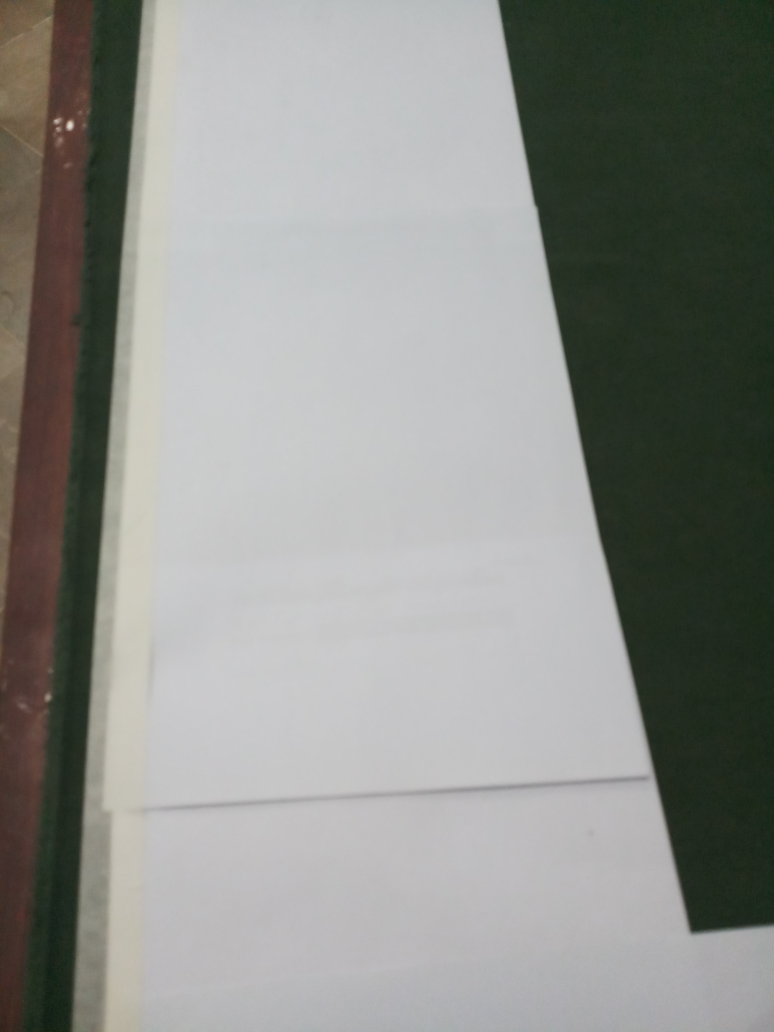
#> input picture Images_processing/My_Images/White_Lane.jpg, 3096 x 4128 px, found by its file name (shown at 1/4 size)
$ python Testing_11.py
#> lines starting #> are read from the running program, lines starting #| are printed output that depends on the picture

import cv2
import numpy as np


Image_Path = r'E:\Python in Sublime\Open_CV2\Images_processing\My_Images\White_Lane.jpg'

cv2.namedWindow('Threshod')
cv2.resizeWindow("Threshod",640,150)
def nothing(x):
	...

cv2.createTrackbar('Min','Threshod',40,255,nothing)
cv2.createTrackbar('Max','Threshod',20,255,nothing)


while True:
	img = cv2.imread(Image_Path)
#> img is the input picture: shape (4128, 3096, 3); mean B, G, R 138.1, 142.6, 141.2
	img = cv2.resize(img,(300,200))
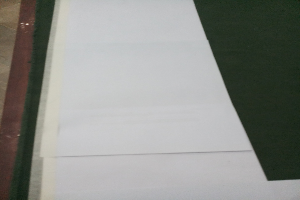
#> img: shape (200, 300, 3); mean B, G, R 138, 142.5, 141.1

	Min = cv2.getTrackbarPos("Min","Threshod")
	Max = cv2.getTrackbarPos("Max","Threshod")

	_, th1 = cv2.threshold(img,Min, Max, cv2.THRESH_BINARY)
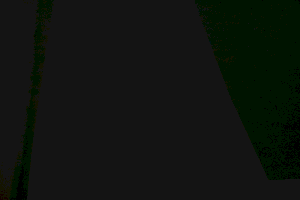
#> th1: shape (200, 300, 3); mean B, G, R 14.95, 19.57, 15.28
	_, th2 = cv2.threshold(img, Min, Max, cv2.THRESH_BINARY_INV)
	_, th3 = cv2.threshold(img, Min, Max, cv2.THRESH_TRUNC)
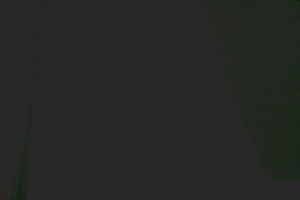
#> th3: shape (200, 300, 3); mean B, G, R 38.1, 40, 38.6
	_, th4 = cv2.threshold(img, Min, Max, cv2.THRESH_TOZERO)
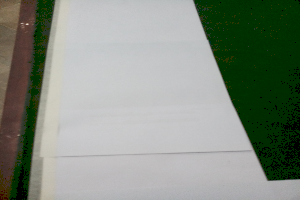
#> th4: shape (200, 300, 3); mean B, G, R 129.8, 141.7, 133.1
	_, th5 = cv2.threshold(img, Min, Max, cv2.THRESH_TOZERO_INV)
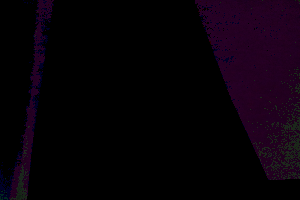
#> th5: shape (200, 300, 3); mean B, G, R 8.2, 0.8, 8


	cv2.imshow("Frame: 1",np.hstack((img,th1,th2)))
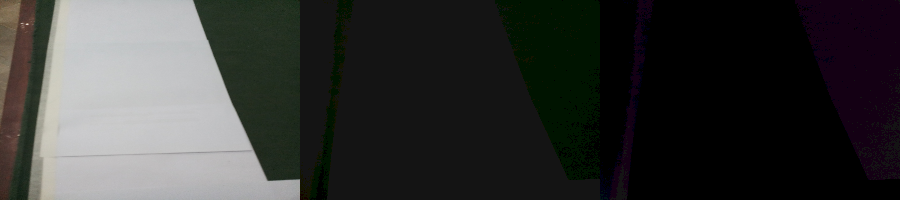
#> window 'Frame: 1': shape (200, 900, 3); mean B, G, R 52.7, 54.2, 53.7
	cv2.imshow("Frame: 2",np.hstack((th3,th4,th5)))
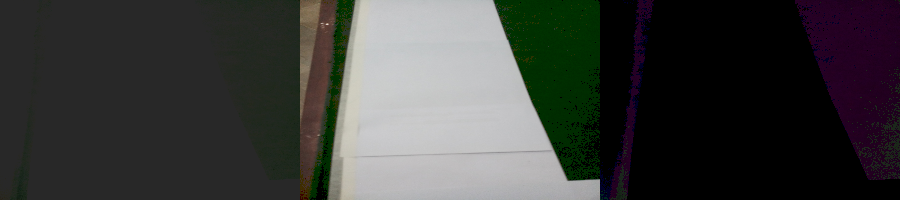
#> window 'Frame: 2': shape (200, 900, 3); mean B, G, R 58.7, 60.8, 59.9

	if cv2.waitKey(1) == ord('q'):
#> (key q is pressed here)
		cv2.destroyAllWindows()
		break
